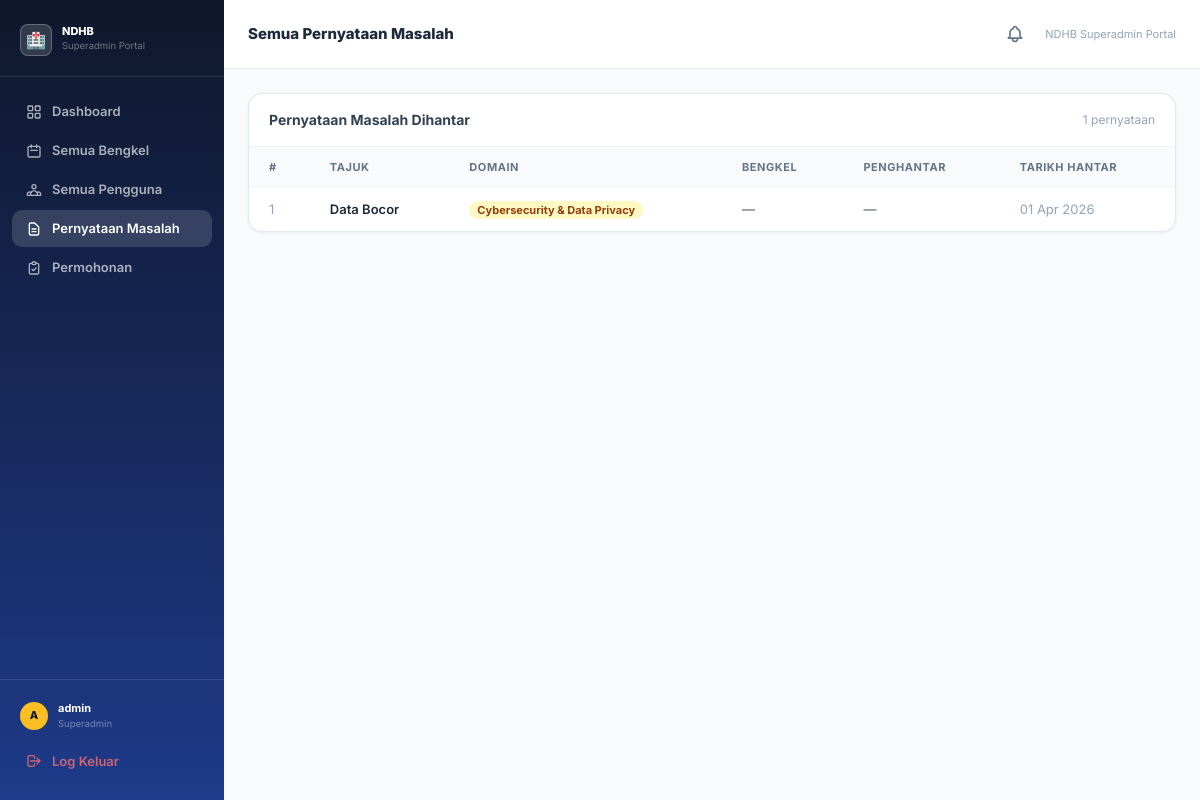
The app's page /superadmin/pernyataan/ (signed in) with its own data.
### problems/models.py (models this page shows, shortened)
class ProblemStatement(models.Model):
    PRIORITY_CHOICES = [
        ("high", "High"),
        ("medium", "Medium"),
        ("low", "Low"),
    ]
    title = models.CharField(max_length=255)
    description = models.TextField()
    domain = models.CharField(max_length=100)
    priority = models.CharField(max_length=20, choices=PRIORITY_CHOICES, default="medium")
    region = models.CharField(max_length=100, blank=True, null=True)
    submitter_type = models.CharField(max_length=50)
    keywords = models.JSONField(default=list, blank=True)
    word_count = models.IntegerField(null=True, blank=True)
    created_at = models.DateTimeField(auto_now_add=True)
    submitted_by = models.ForeignKey(
        User, null=True, blank=True, on_delete=models.SET_NULL, related_name="submissions"
    )
    jemputan = models.ForeignKey(
        "bengkel.Jemputan", null=True, blank=True, on_delete=models.SET_NULL,
        related_name="pernyataan"
    )
    class Meta:
        ordering = ["-created_at"]

### superadmin_portal/views.py (the view)
# urls.py: path("pernyataan/",                      views.semua_pernyataan,       name="semua_pernyataan"),
@login_required
def semua_pernyataan(request):
    if not request.user.is_superuser:
        return redirect("home")
    pernyataan = (
        ProblemStatement.objects
        .select_related("jemputan__bengkel", "jemputan__user")
        .order_by("-created_at")
    )
    return render(request, "superadmin/semua_pernyataan.html", {
        "pernyataan": pernyataan,
        "pending_permohonan": _pending_count(),
    })

### superadmin_portal/views.py (called while the page is built)
def _pending_count():
    return PenganjurRequest.objects.filter(status="pending").count()

### templates/superadmin/semua_pernyataan.html (shortened to what this page needs)
{% extends "superadmin/base.html" %}
{% block nav_pernyataan %}active{% endblock %}
{% block page_title %}Semua Pernyataan Masalah{% endblock %}
{% block content %}
<div class="card overflow-hidden">
  <div class="px-5 py-4 border-b border-slate-100 flex items-center justify-between">
    <h2 class="font-bold text-sm text-slate-700">Pernyataan Masalah Dihantar</h2>
    <span class="text-[12px] text-slate-400">{{ pernyataan|length }} pernyataan</span>
  </div>
  <div class="overflow-x-auto">
    <table class="w-full text-[13px]">
      <thead>
        <tr class="bg-slate-50 text-slate-500 text-[11px] uppercase tracking-wider font-bold">
          <th class="text-left px-5 py-3">#</th>
          <th class="text-left px-5 py-3">Tajuk</th>
          <th class="text-left px-5 py-3">Domain</th>
          <th class="text-left px-5 py-3">Bengkel</th>
          <th class="text-left px-5 py-3">Penghantar</th>
          <th class="text-left px-5 py-3">Tarikh Hantar</th>
        </tr>
      </thead>
      <tbody class="divide-y divide-slate-50">
        {% for p in pernyataan %}
        <tr class="hover:bg-slate-50 transition-colors">
          <td class="px-5 py-3 text-slate-400">{{ forloop.counter }}</td>
          <td class="px-5 py-3 font-semibold text-slate-800">{{ p.title }}</td>
          <td class="px-5 py-3">
            <span class="px-2 py-0.5 rounded-full text-[11px] font-bold" style="background:#fef9c3;color:#92400e">{{ p.domain }}</span>
          </td>
          <td class="px-5 py-3 text-slate-600">
            {% if p.jemputan and p.jemputan.bengkel %}{{ p.jemputan.bengkel.title }}{% else %}—{% endif %}
          </td>
          <td class="px-5 py-3 text-slate-600">
            {% if p.jemputan and p.jemputan.user %}{{ p.jemputan.user.username }}{% else %}—{% endif %}
          </td>
          <td class="px-5 py-3 text-slate-400 whitespace-nowrap">{{ p.created_at|date:"d M Y"|default:"—" }}</td>
        </tr>
        {% empty %}
        <tr><td colspan="6" class="px-5 py-10 text-center text-slate-400">Tiada pernyataan masalah lagi.</td></tr>
        {% endfor %}
      </tbody>
    </table>
  </div>
</div>
{% endblock %}

### templates/superadmin/base.html (shortened to what this page needs)
<!DOCTYPE html>
<html lang="ms" class="h-full">
<head>
  <script src="https://cdn.tailwindcss.com"></script>
</head>
<body class="h-full bg-slate-50 flex">
  <aside class="w-56 flex-shrink-0 flex flex-col min-h-screen" style="background:linear-gradient(180deg,#0f172a 0%,#1e3a8a 100%)">
    <div class="px-5 pt-6 pb-5 border-b border-white/10">
      <div class="flex items-center gap-2.5">
        <div class="w-8 h-8 rounded-lg bg-white/15 border border-white/25 flex items-center justify-center text-base">🏥</div>
        <div>
          <div class="text-white text-[11px] font-extrabold leading-none">NDHB</div>
          <div class="text-white/40 text-[9.5px] mt-0.5">Superadmin Portal</div>
        </div>
      </div>
    </div>
    <nav class="flex-1 px-3 pt-4 space-y-0.5">
      <a href="{% url 'superadmin:dashboard' %}" class="nav-link {% block nav_dashboard %}{% endblock %}">
        <svg class="w-4 h-4 flex-shrink-0" fill="none" stroke="currentColor" stroke-width="2" viewBox="0 0 24 24"><rect x="3" y="3" width="7" height="7" rx="1"/><rect x="14" y="3" width="7" height="7" rx="1"/><rect x="3" y="14" width="7" height="7" rx="1"/><rect x="14" y="14" width="7" height="7" rx="1"/></svg>
        Dashboard
      </a>
      <a href="{% url 'superadmin:semua_bengkel' %}" class="nav-link {% block nav_bengkel %}{% endblock %}">
        <svg class="w-4 h-4 flex-shrink-0" fill="none" stroke="currentColor" stroke-width="2" viewBox="0 0 24 24"><path stroke-linecap="round" stroke-linejoin="round" d="M8 7V3m8 4V3m-9 8h10M5 21h14a2 2 0 002-2V7a2 2 0 00-2-2H5a2 2 0 00-2 2v12a2 2 0 002 2z"/></svg>
        Semua Bengkel
      </a>
      <a href="{% url 'superadmin:semua_pengguna' %}" class="nav-link {% block nav_pengguna %}{% endblock %}">
        Semua Pengguna
      </a>
      <a href="{% url 'superadmin:semua_pernyataan' %}" class="nav-link {% block nav_pernyataan %}{% endblock %}">
        <svg class="w-4 h-4 flex-shrink-0" fill="none" stroke="currentColor" stroke-width="2" viewBox="0 0 24 24"><path stroke-linecap="round" stroke-linejoin="round" d="M9 12h6m-6 4h6m2 5H7a2 2 0 01-2-2V5a2 2 0 012-2h5.586a1 1 0 01.707.293l5.414 5.414a1 1 0 01.293.707V19a2 2 0 01-2 2z"/></svg>
        Pernyataan Masalah
      </a>
      <a href="{% url 'superadmin:permohonan_penganjur' %}" class="nav-link {% block nav_permohonan %}{% endblock %}">
        <svg class="w-4 h-4 flex-shrink-0" fill="none" stroke="currentColor" stroke-width="2" viewBox="0 0 24 24"><path stroke-linecap="round" stroke-linejoin="round" d="M9 5H7a2 2 0 00-2 2v12a2 2 0 002 2h10a2 2 0 002-2V7a2 2 0 00-2-2h-2M9 5a2 2 0 002 2h2a2 2 0 002-2M9 5a2 2 0 012-2h2a2 2 0 012 2m-6 9l2 2 4-4"/></svg>
        <span class="flex-1">Permohonan</span>
      </a>
    </nav>
    <div class="px-3 pb-5 pt-3 border-t border-white/10">
      <div class="flex items-center gap-2.5 px-2 py-2">
        <div class="w-7 h-7 rounded-full bg-amber-400 flex items-center justify-center text-[11px] font-extrabold text-slate-900 uppercase">{{ request.user.username|first }}</div>
        <div class="flex-1 min-w-0">
          <div class="text-white text-[11px] font-bold truncate">{{ request.user.username }}</div>
          <div class="text-white/40 text-[9.5px]">Superadmin</div>
        </div>
      </div>
      <a href="{% url 'logout' %}" class="nav-link mt-1" style="color:rgba(248,113,113,.8)">
        <svg class="w-4 h-4 flex-shrink-0" fill="none" stroke="currentColor" stroke-width="2" viewBox="0 0 24 24"><path stroke-linecap="round" stroke-linejoin="round" d="M17 16l4-4m0 0l-4-4m4 4H7m6 4v1a3 3 0 01-3 3H6a3 3 0 01-3-3V7a3 3 0 013-3h4a3 3 0 013 3v1"/></svg>
        Log Keluar
      </a>
    </div>
  </aside>
  <div class="flex-1 flex flex-col min-h-screen overflow-hidden">
    <header class="bg-white border-b border-slate-200 px-6 py-4 flex items-center justify-between flex-shrink-0">
      <h1 class="text-[15px] font-extrabold text-slate-800">{% block page_title %}Dashboard{% endblock %}</h1>
      <div class="flex items-center gap-3">
        <a href="{% url 'superadmin:permohonan_penganjur' %}" class="relative p-2 rounded-xl hover:bg-slate-100 transition-colors" title="Permohonan Penganjur">
        </a>
        <span class="text-[11px] text-slate-400">NDHB Superadmin Portal</span>
      </div>
    </header>
    <main class="flex-1 overflow-y-auto px-6 py-6">
      {% block content %}{% endblock %}
    </main>
  </div>
</body>
</html>

### templates/superadmin/base.html (style rules this page uses)
* { -webkit-font-smoothing:antialiased; }
body { font-family:"Inter",system-ui,sans-serif; }
.card { background:#fff;border-radius:.875rem;border:1px solid #e2e8f0;box-shadow:0 1px 3px rgba(0,0,0,.06); }
.nav-link { display:flex;align-items:center;gap:.625rem;padding:.55rem .875rem;border-radius:.625rem;font-size:.8125rem;font-weight:600;color:rgba(255,255,255,.65);transition:background .15s,color .15s; }
.nav-link.active { background:rgba(255,255,255,.15);color:#fff; }

### records on screen
ProblemStatement: title "Data Bocor", domain "Cybersecurity & Data Privacy", created_at "01 Apr 2026"

### other values on screen
{{ request.user.username|first }} "A"
{{ request.user.username }} "admin"
{{ pernyataan|length }} "1"
